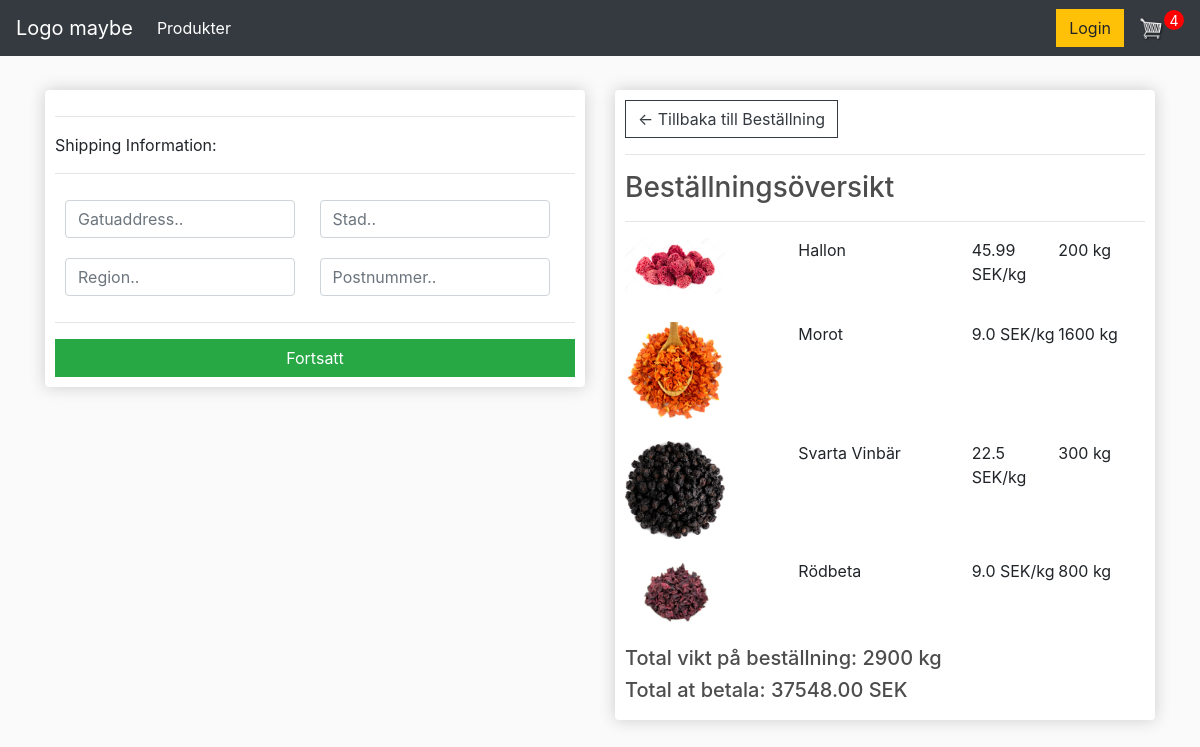
The page /checkout/ (signed in) on the database as committed earlier.
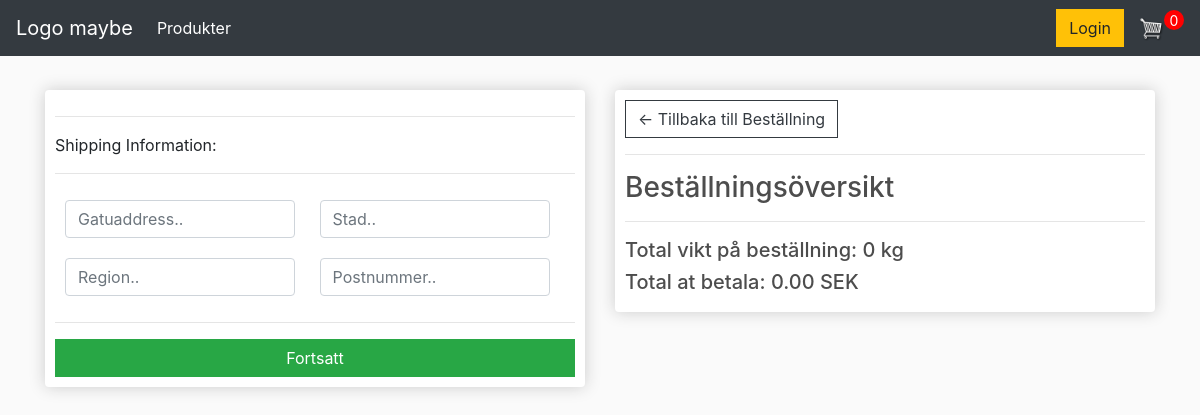
The same page on the database as committed later.
### store/models.py (models this page shows, shortened)
class Order(models.Model):
    customer = models.ForeignKey(Customer, on_delete=models.SET_NULL, blank=True, null=True)
    date_ordered = models.DateTimeField(auto_now_add=True)
    complete = models.BooleanField(default=False, null=True, blank=False)
    transaction_id = models.CharField(max_length=255, null=True)
    @property
    def get_cart_total(self):
        orderitems = self.orderitem_set.all()
        total = sum([item.get_total for item in orderitems])
        return total
    @property
    def get_cart_items(self):
        orderitems = self.orderitem_set.all()
        total = sum([item.quantity for item in orderitems])
        return total
    def get_cart_items_number(self):
        orderitems = self.orderitem_set.all()
        total = orderitems.count()
        return total

class OrderItem(models.Model):
    product = models.ForeignKey(Product, on_delete=models.SET_NULL, blank=True, null=True)
    order = models.ForeignKey(Order, on_delete=models.SET_NULL, blank=True, null=True)
    quantity = models.IntegerField(default=0, null=True, blank=True)
    date_added = models.DateTimeField(auto_now_add=True)
    @property
    def get_total(self):
        total = self.product.price * self.quantity
        return total

class Product(models.Model):
    name = models.CharField(max_length=255, null=True)
    slug = models.SlugField(max_length=200, null=True)
    price = models.FloatField()
    description = models.CharField(max_length=1000, null=True)
    stock = models.FloatField(null=True)
    image = models.ImageField(null=True, blank=True)
    @property
    def image_url(self):
        try:
            url = self.image.url
        except:
            url = ''
        return url

### store/views.py (the view)
# urls.py: path('checkout/', views.checkout, name="checkout"),
def checkout(request):
    if request.user.is_authenticated:
        customer = request.user.customer
        order, created = Order.objects.get_or_create(customer=customer, complete=False)
        items = order.orderitem_set.all()
        cartItems = order.get_cart_items_number
    else:
        items = []
        order = {'get_cart_total': 0, 'get_cart_items': 0}
        cartItems = order['get_cart_items_number']
    context = {'items': items, 'order': order, 'cartItems': cartItems}
    return render(request, 'store/checkout.html', context)

### store/templates/store/checkout.html (shortened to what this page needs)
{% extends 'store/main.html' %}
{% load static %}
{% block content %}
    <div class="row">
		<div class="col-lg-6">
			<div class="box-element" id="form-wrapper">
				<form id="form">
					<div id="shipping-info">
						<hr>
						<p>Shipping Information:</p>
						<hr>
						<div class="form-field">
							<input class="form-control" type="text" name="address" placeholder="Gatuaddress..">
						</div>
						<div class="form-field">
							<input class="form-control" type="text" name="city" placeholder="Stad..">
						</div>
						<div class="form-field">
							<input class="form-control" type="text" name="state" placeholder="Region..">
						</div>
						<div class="form-field">
							<input class="form-control" type="text" name="zipcode" placeholder="Postnummer..">
						</div>
					</div>
					<hr>
					<input id="form-button" class="btn btn-success btn-block" type="submit" value="Fortsatt">
				</form>
			</div>
			<br>
		</div>
		<div class="col-lg-6">
			<div class="box-element">
				<a  class="btn btn-outline-dark" href="{% url 'cart' %}">&#x2190; Tillbaka till Beställning</a>
				<hr>
				<h3>Beställningsöversikt</h3>
				<hr>
				{% for item in items %}
				<div class="cart-row">
					<div style="flex:2"><img class="row-image" src="{{item.product.image_url}}"></div>
					<div style="flex:2"><p>{{item.product.name}}</p></div>
					<div style="flex:1"><p>{{item.product.price}} SEK/kg</p></div>
					<div style="flex:1"><p>{{item.quantity}} kg</p></div>
				</div>
				{% endfor %}
				<h5>Total vikt på beställning: {{order.get_cart_items}} kg</h5>
				<h5>Total at betala: {{order.get_cart_total|floatformat:2}} SEK</h5>
			</div>
		</div>
	</div>
{% endblock content %}

### store/templates/store/main.html (shortened to what this page needs)
<!DOCTYPE html>
{% load static %}
<html>
<head>
	<link rel="stylesheet" href="https://stackpath.bootstrapcdn.com/bootstrap/4.4.1/css/bootstrap.min.css">
	<link rel="stylesheet" type="text/css" href="{% static 'css/main.css' %}">
</head>
<body>
	<nav class="navbar navbar-expand-lg navbar-dark bg-dark">
	  <a class="navbar-brand" href="#">Logo maybe</a>
	  <div class="collapse navbar-collapse" id="navbarSupportedContent">
	    <ul class="navbar-nav mr-auto">
	      <li class="nav-item active">
	        <a class="nav-link" href="{% url 'store' %}">Produkter</a>
	      </li>
	    </ul>
	    <div class="form-inline my-2 my-lg-0">
	     	<a href="#"class="btn btn-warning">Login</a>
	     	<a href="{% url 'cart' %}">
	    		<img  id="cart-icon" src="{% static 'images/cart.png' %}">
	    	</a>
	    	<p id="cart-total">{{cartItems}}</p>
	    </div>
	  </div>
	</nav>
     <div class="container">
            <br>
            {% block content %}
            {% endblock content %}
         </div>
</body>
</html>

Rows that differ between the two databases and show on the page:
removed OrderItem: product.image_url (picture), product.name "Hallon", product.price "45.99", quantity "200"
removed OrderItem: product.image_url (picture), product.name "Morot", product.price "9.0", quantity "1600"
removed OrderItem: product.image_url (picture), product.name "Svarta Vinbär", product.price "22.5", quantity "300"
removed OrderItem: product.image_url (picture), product.name "Rödbeta", product.price "9.0", quantity "800"
computed for Order: id "4" → "0"; get_cart_items "2900" → "0"; get_cart_total "37548.00" → "0.00"
